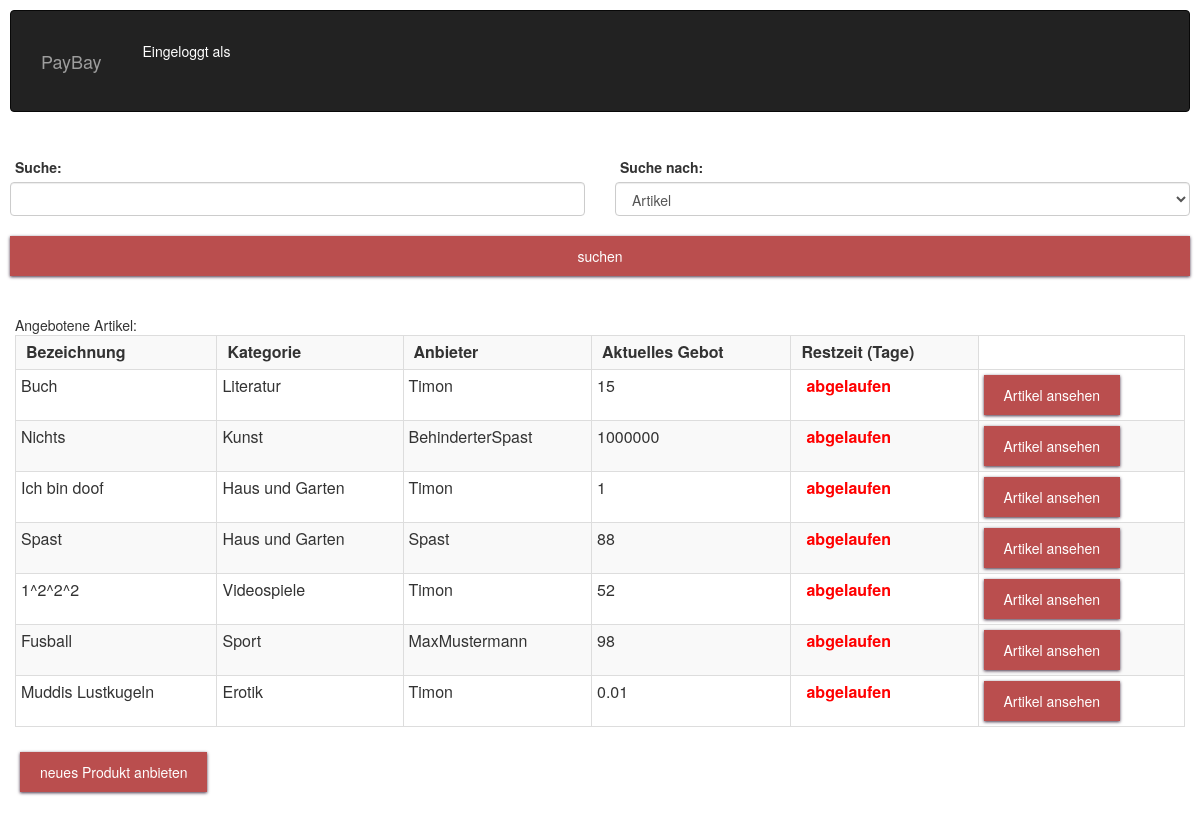
Before: /Home.php with the older database file.
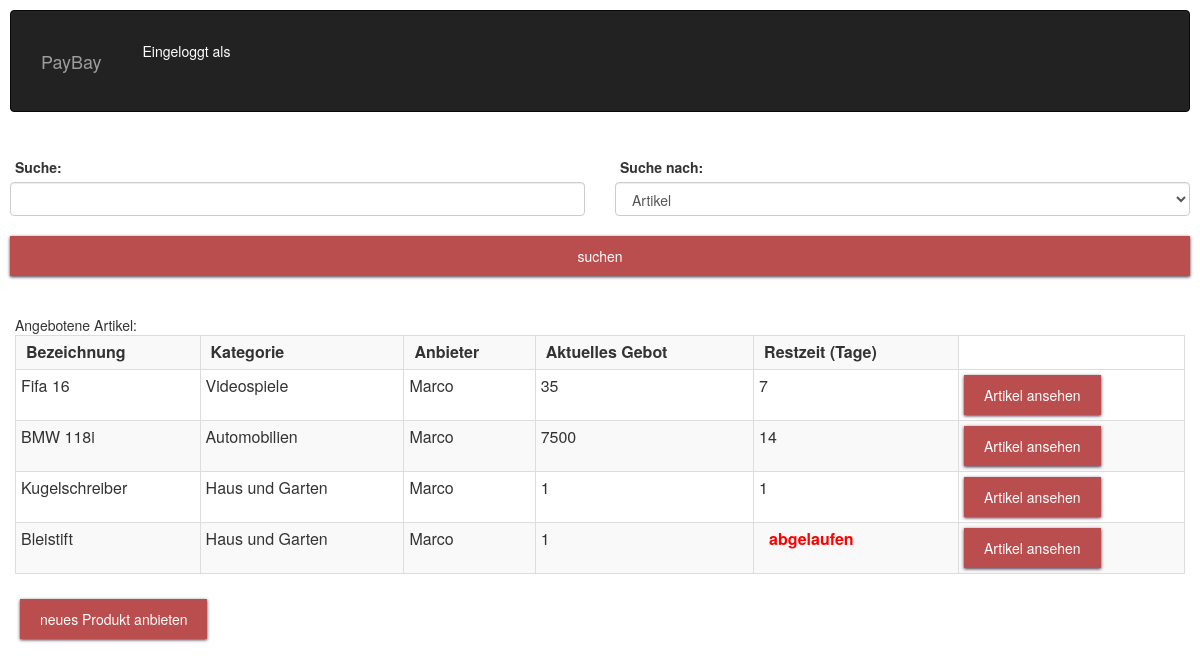
After: the same page with the newer database file.
### tables this page shows
CREATE TABLE IF NOT EXISTS `produkte` (
  `PID` int(11) NOT NULL,
  `Bezeichnung` varchar(45) DEFAULT NULL,
  `KategorieID` int(11) DEFAULT NULL,
  `Anbieter` int(11) DEFAULT NULL,
  `Text` varchar(255) DEFAULT NULL,
  `Startpreis` double DEFAULT NULL
);

CREATE TABLE IF NOT EXISTS `kategorie` (
  `KID` int(11) NOT NULL,
  `Bezeichnung` varchar(45) DEFAULT NULL
);

CREATE TABLE IF NOT EXISTS `user` (
  `uid` int(11) NOT NULL,
  `Username` varchar(45) DEFAULT NULL,
  `Passwort` varchar(45) DEFAULT NULL
);

CREATE TABLE IF NOT EXISTS `auktion` (
  `AuktionID` int(11) NOT NULL,
  `Produkt` int(11) DEFAULT NULL,
  `Höchstbietender` int(11) DEFAULT NULL,
  `aktuelles_gebot` double DEFAULT NULL,
  `Auktion_ende` date DEFAULT NULL
);

### Home.php (the view, shortened to what this page needs)
<html>
    <head>
        <link rel="stylesheet" href="http://maxcdn.bootstrapcdn.com/bootstrap/3.3.6/css/bootstrap.min.css">
        <link rel="stylesheet" type="text/css" href="CSS/customCSS.css" />
    </head>
    <body>
        <nav class="navbar navbar-inverse">
            <div class="container-fluid">
                <div class="row">
                    <div class="col-sm-1">
                        <div class="navbar-header">
                            <a class="navbar-brand" href="home.php">PayBay</a>
                        </div>
                    </div>
                    <div class="col-sm-3">
                        <ul class="nav navbar-nav">
                            <li>
                                <?php
                                echo "Eingeloggt  als " . $_SESSION['username'] . "<br>";
                                $dbConnect = mysqli_connect("localhost", "root", "", "ebayfuerarme") or die(mysql_error());
                                ?>
                            </li>
                        </ul>
                    </div>
                </div>
            </div>
        </nav>
        <div class="row">
            <?php
            if (isset($_POST["suche"])) {
                switch ($_POST["suche_nach"]) {
                    case "Artikel":
                        $query = "SELECT produkte.PID, produkte.Bezeichnung AS 'Bezeichnung', kategorie.Bezeichnung AS 'Kategorie', user.Username AS 'Anbieter', auktion.aktuelles_gebot, to_days(Auktion_ende) - to_days(current_date()) AS 'Restzeit'
                    FROM produkte, kategorie, user, auktion
                    WHERE produkte.Anbieter = User.uid AND produkte.KategorieID = kategorie.KID AND produkte.PID = auktion.Produkt AND produkte.Bezeichnung = '" . $_POST['suche'] . "';";
                        break;
                    case "Kategorie":
                        $query = "SELECT produkte.PID, produkte.Bezeichnung AS 'Bezeichnung', kategorie.Bezeichnung AS 'Kategorie', user.Username AS 'Anbieter', auktion.aktuelles_gebot, to_days(Auktion_ende) - to_days(current_date()) AS 'Restzeit'
                    FROM produkte, kategorie, user, auktion
                    WHERE produkte.Anbieter = User.uid AND produkte.KategorieID = kategorie.KID AND produkte.PID = auktion.Produkt AND produkte.KategorieID=
                    (SELECT KID FROM kategorie WHERE Bezeichnung ='" . $_POST['suche'] . "');";
                        break;
                    case "Anbieter":
                        $query = "SELECT produkte.PID, produkte.Bezeichnung AS 'Bezeichnung', kategorie.Bezeichnung AS 'Kategorie', user.Username AS 'Anbieter', auktion.aktuelles_gebot, to_days(Auktion_ende) - to_days(current_date()) AS 'Restzeit'
                    FROM produkte, kategorie, user, auktion
                    WHERE produkte.Anbieter = User.uid AND produkte.KategorieID = kategorie.KID AND produkte.PID = auktion.Produkt AND produkte.Anbieter =
                    (SELECT uid FROM user WHERE username='" . $_POST['suche'] . "');";
                        break;
                }
            } else {
                $query = "SELECT produkte.PID, produkte.Bezeichnung AS 'Bezeichnung', kategorie.Bezeichnung AS 'Kategorie', user.Username AS 'Anbieter', auktion.aktuelles_gebot, to_days(Auktion_ende) - to_days(current_date()) AS 'Restzeit'
                      FROM produkte, kategorie, user, auktion
                      WHERE produkte.Anbieter = User.uid AND produkte.KategorieID = kategorie.KID AND produkte.PID = auktion.Produkt;";
            }
            $result = mysqli_query($dbConnect, $query);
            ?>
            <form action="Home.php" method="POST" >
                <div class="row">
                    <div class="col-sm-6">
                        <label for="suche"> Suche:</label>
                        <input id="suche" name="suche" type="text" class=" form-control">
                    </div>
                    <div class="col-sm-6">
                        <label for="suche_nach"> Suche nach:</label>
                        <select name="suche_nach" class="form-control">
                            <option>Artikel</option>
                        </select>
                    </div>
                </div>
                <div class="row">
                    <div class="col-sm-12">
                        <input type="submit" value="suchen" class="btn btn-primary btn-block" >
                    </div>
                </div>
            </form>
        </div>
        <div>
            Angebotene Artikel: <br>
            <table class="table table-striped table-bordered table-hover table-condensed active">
                <th>
                    <b> Bezeichnung </b>
                </th>
                <th>
                    <b>Kategorie</b>
                </th>
                <th>
                    <b> Anbieter</b>
                </th>
                <th>
                    <b>Aktuelles Gebot</b>
                </th>
                <th>
                    <b>Restzeit (Tage)</b>
                </th>
                <?php
                while ($row = mysqli_fetch_row($result)) {
                    $produktID = $row[0];
                    $bezeichnung = $row[1];
                    $kategorie = $row[2];
                    $anbieter = $row[3];
                    $gebot = $row[4];
                    $restzeit = $row[5];
                    ?>
                    <tr>
                        <td>
                            <?php
                            echo $bezeichnung;
                            ?>
                        </td>
                        <td>
                            <?php
                            echo $kategorie;
                            ?>
                        </td>
                        <td>
                            <?php
                            echo $anbieter;
                            ?>
                        </td>
                        <td>
                            <?php
                            echo $gebot;
                            ?>
                        </td>
                        <td>
                            <?php
                            if($restzeit >0) {
                                echo $restzeit;
                            } else {
                                echo "<b><font color=red>abgelaufen</font></b>";
                            }
                            ?>
                        </td>
                        <td>
                            <a class="btn btn-primary" href="ShowProduct.php?Artikel=<?php echo $produktID ?>">Artikel ansehen</a>
                        </td>
                    </tr>
                    <?php
                }
                ?>
            </table>
            <form action="newProduct.php">
                <input type="submit" value = "neues Produkt anbieten" class="btn btn-primary">
            </form>
        </div>
    </body>
</html>

### CSS/customCSS.css (style rules this page uses)
* { padding:5px; }
.nav { color:white; padding:5px; }
.navbar-header { color:white; }
label { margin:0px; }
.btn-primary { -webkit-border-radius: 0; -moz-border-radius: 0; border-radius: 0px; -webkit-box-shadow: 0px 1px 3px #473247; -moz-box-shadow: 0px 1px 3px #473247; box-shadow: 0px 1px 3px #473247; color: #ffffff; background: #ba4e4e; padding: 10px 20px 10px 20px; border: solid #000000 0px; text-decoration: none; }

Changed rows visible on the page:
removed produkte: Bezeichnung "Buch", KategorieID.Bezeichnung "Literatur", Anbieter.Username "Timon", auktion.aktuelles_gebot "15", shows "abgelaufen"
removed produkte: Bezeichnung "Nichts", KategorieID.Bezeichnung "Kunst", Anbieter.Username "BehinderterSpast", auktion.aktuelles_gebot "1000000", shows "abgelaufen"
removed produkte: Bezeichnung "Ich bin doof", KategorieID.Bezeichnung "Haus und Garten", Anbieter.Username "Timon", auktion.aktuelles_gebot "1", shows "abgelaufen"
removed produkte: Bezeichnung "Spast", KategorieID.Bezeichnung "Haus und Garten", Anbieter.Username "Spast", auktion.aktuelles_gebot "88", shows "abgelaufen"
removed produkte: Bezeichnung "1^2^2^2", KategorieID.Bezeichnung "Videospiele", Anbieter.Username "Timon", auktion.aktuelles_gebot "52", shows "abgelaufen"
removed produkte: Bezeichnung "Fusball", KategorieID.Bezeichnung "Sport", Anbieter.Username "MaxMustermann", auktion.aktuelles_gebot "98", shows "abgelaufen"
removed produkte: Bezeichnung "Muddis Lustkugeln", KategorieID.Bezeichnung "Erotik", Anbieter.Username "Timon", auktion.aktuelles_gebot "0.01", shows "abgelaufen"
added produkte: Bezeichnung "Fifa 16", KategorieID.Bezeichnung "Videospiele", user.Username "Marco", auktion.aktuelles_gebot "35", restzeit "7"
added produkte: Bezeichnung "BMW 118i", KategorieID.Bezeichnung "Automobilien", user.Username "Marco", auktion.aktuelles_gebot "7500", restzeit "14"
added produkte: Bezeichnung "Kugelschreiber", KategorieID.Bezeichnung "Haus und Garten", user.Username "Marco", auktion.aktuelles_gebot "1", restzeit "1"
added produkte: Bezeichnung "Bleistift", KategorieID.Bezeichnung "Haus und Garten", user.Username "Marco", auktion.aktuelles_gebot "1", shows "abgelaufen"
